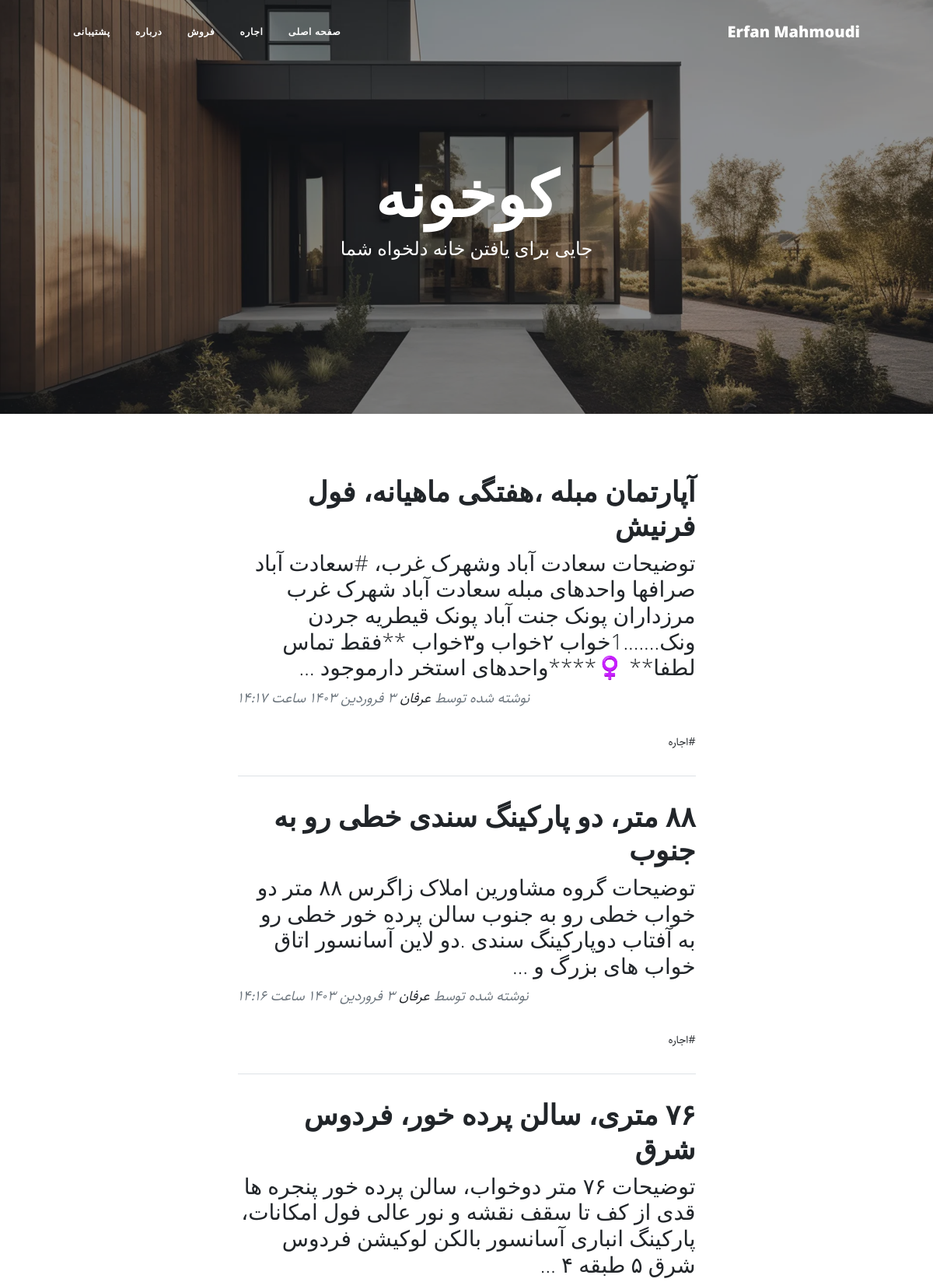
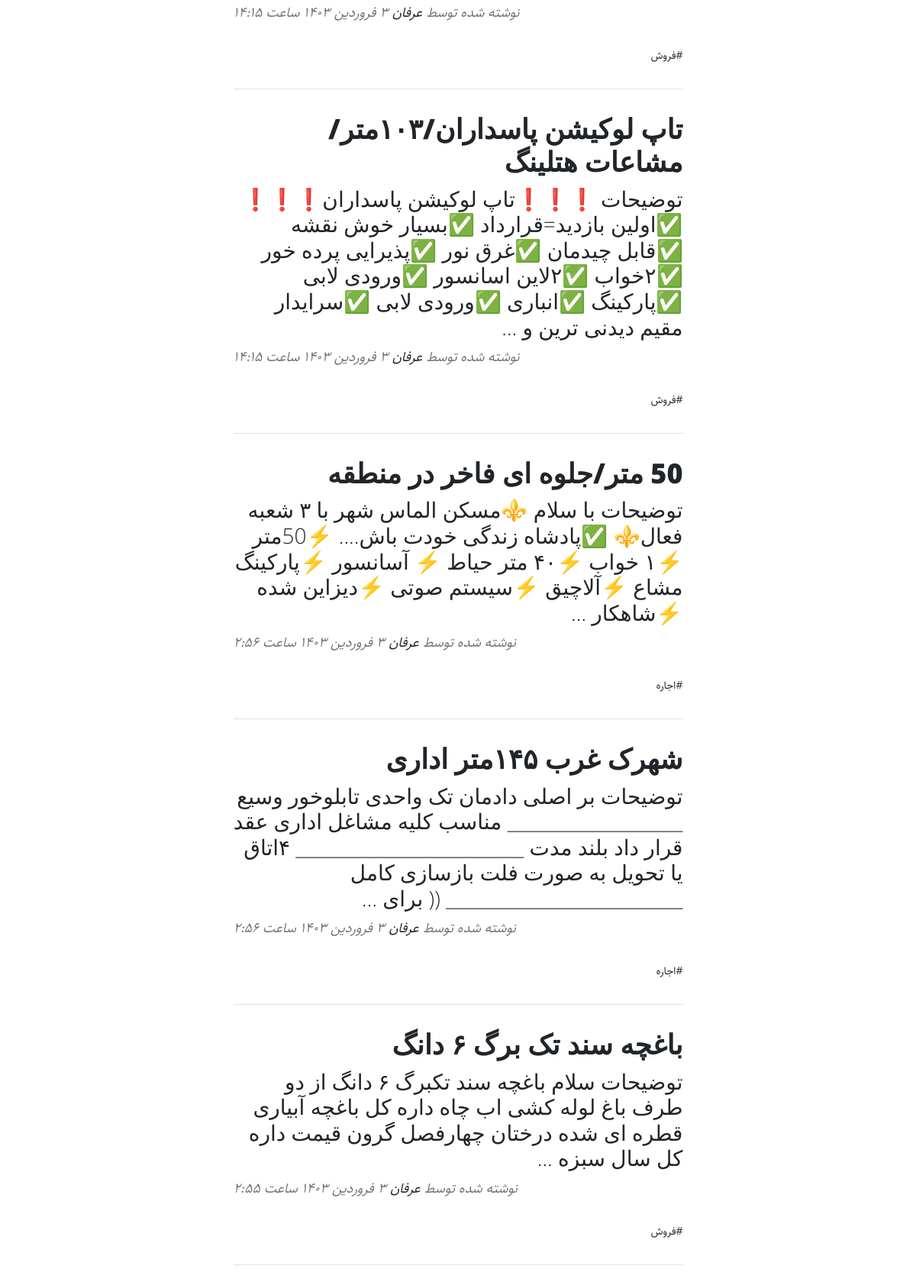
The page / (upper part) on the database its author committed (2 pictures, top to bottom).
### blog/models.py (models this page shows, shortened)
class category(models.Model):
    title = models.CharField(max_length= 200, verbose_name = "عنوان دسته‌بندی")
    slug = models.SlugField (max_length = 100, unique=True, verbose_name = "آدرس دسته‌بندی")
    status = models.BooleanField(default = True, verbose_name = "آیا نمایش داده شود؟")
    position = models.IntegerField(verbose_name = "پوزیشن")
    class Meta(object):
        verbose_name = "دسته‌بندی"
        verbose_name_plural = "دسته‌بندی ها"
        ordering = ['position']

class Article(models.Model):
    STATUS_CHOICES = (
    ('d', 'پیش نویس'),
    ('p', 'منتشر شده'),
    )
    title = models.CharField(max_length= 200, verbose_name = "عنوان مقاله")
    slug = models.SlugField (max_length = 100, unique=True, verbose_name = "آدرس مقاله")
    category = models.ManyToManyField(category, verbose_name = "دسته‌بندی", related_name = "articles")
    description = models.TextField (verbose_name = "محتوا")
    thumbnail = models.ImageField (upload_to="images", verbose_name = " تصویر")
    publish = models.DateTimeField (default = timezone.now, verbose_name = "زمان انتشار")
    created = models.DateTimeField (auto_now_add = True, verbose_name = "زمان ساخت")
    updated = models.DateTimeField (auto_now = True)
    status = models.CharField (max_length = 1, choices = STATUS_CHOICES, verbose_name = "وضعیت")
    class Meta(object):
        verbose_name = "مقاله"
        verbose_name_plural = "مقاله ها"
    def jpublish(self):
        return jalali_convertor(self.publish)
    jpublish.short_description = "زمان انتشار"
    def category_published(self):
        return self.category.filter(status = True)
    objects = ArticleManager()

### blog/views.py (the view)
# urls.py: 2. Add a URL to urlpatterns:  path('', views.home, name='home')
def home (request):
    context = {
        "articles" : Article.objects.filter(status="p").order_by('-publish'),
    }
    return render (request, "blog/home.html", context)

### blog/templatetags/base_tags.py (called while the page is built)
@register.simple_tag
def name():
    return "Erfan Mahmoudi"

@register.inclusion_tag("blog/partials/category_navbar.html")
def category_navbar():
    return {
            "category" : category.objects.filter(status=True)
    }

### extentions/jalali.py (called while the page is built)
    def persian_tuple(self):
        return self.persian_year, self.persian_month, self.persian_day

### extentions/utils.py (called while the page is built)
def persian_numbers_convertor(mystr):
    numbers = {
    "0" : "۰",
    "1" : "۱",
    "2" : "۲",
    "3" : "۳",
    "4" : "۴",
    "5" : "۵",
    "6" : "۶",
    "7" : "۷",
    "8" : "۸",
    "9" : "۹",
    }
    for e,p in numbers.items():
        mystr = mystr.replace(e, p)
    return mystr

def jalali_convertor(time):
    time = timezone.localtime(time)
    jmonths = ["فروردین","اردیبهشت","خرداد","تیر","مرداد","شهریور","مهر","آبان","آذر","دی","بهمن","اسفند"]
    time_to_str = "{},{},{}".format(time.year, time.month, time.day)
    time_to_tuple = jalali.Gregorian(time_to_str).persian_tuple()
    time_to_list = list (time_to_tuple)
    for index, month in enumerate(jmonths):
        if time_to_list[1] == index + 1:
            time_to_list[1] = month
            break
    output = "{} {} {} ساعت {}:{}".format(
    time_to_list[2],
    time_to_list[1],
    time_to_list[0],
    time.hour,
    time.minute,
    )
    return persian_numbers_convertor(output)

### blog/templates/blog/home.html (shortened to what this page needs)
{%extends 'blog/base.html'%}
{% load static %}
{% block main %}
<header class="masthead" style="background-image: url('{% static "blog/assets/img/Jewkes-Design_Black-Modern-House.jpg" %}')">
    <div class="container position-relative px-4 px-lg-5">
        <div class="row gx-4 gx-lg-5 justify-content-center">
            <div class="col-md-10 col-lg-8 col-xl-7">
                <div class="site-heading">
                    <h1>کوخونه</h1>
                    <span class="subheading">جایی برای یافتن خانه دلخواه شما</span>
                </div>
            </div>
        </div>
    </div>
</header>
<div class="container px-4 px-lg-5">
    <div class="row gx-4 gx-lg-5 justify-content-center">
        <div class="col-md-10 col-lg-8 col-xl-7">
            {% for article in articles %}
            <div class="post-preview">
                <a href="{% url 'blog:detail' article.slug %}">
                    <h2 class="post-title">{{article.title}}</h2>
                    <h3 class="post-subtitle">{{article.description|truncatewords:30}}</h3>
                </a>
                <p class="post-meta">
                    نوشته شده توسط
                    <a href="#!">عرفان</a>
                    {{article.jpublish}}
                    <div class="">
                      {% for cat in article.category_published.all %}
                      <a href="{% url 'blog:category' cat.slug %}">#{{cat.title}}</a>
                      {% endfor %}
                    </div>
                </p>
            </div>
            <hr class="my-4" />
            {% endfor %}
        </div>
    </div>
</div>
{% endblock %}

### blog/templates/blog/partials/category_navbar.html
<div class="collapse navbar-collapse" id="navbarResponsive">
    <ul class="navbar-nav ms-auto py-4 py-lg-0">
        <li class="nav-item"><a class="nav-link px-lg-3 py-3 py-lg-4" href="{% url 'blog:home' %}">صفحه اصلی</a></li>
        {% for cat in category %}
        <li class="nav-item"><a class="nav-link px-lg-3 py-3 py-lg-4" href="{% url 'blog:category' cat.slug %}">{{cat.title}}</a></li>
        {% endfor %}
        <li class="nav-item"><a class="nav-link px-lg-3 py-3 py-lg-4" href="{% url 'blog:about' %}">درباره</a></li>
        <li class="nav-item"><a class="nav-link px-lg-3 py-3 py-lg-4" href="{% url 'blog:contact' %}">پشتیبانی</a></li>
    </ul>
</div>

### blog/static/blog/css/rtl.css (style rules this page uses)
body { font-family: "Sahel"; direction: rtl; text-align: right; font-size: 14px; }
.navbar-nav { margin-left: initial !important; margin-right: auto; }
.post-meta { text-align: left; }

### rows shown on the page
category: title "اجاره"
category: title "فروش"
Article: title "آپارتمان مبله ،هفتگی ماهیانه، فول فرنیش", description "توضیحات سعادت آباد وشهرک غرب، #سعادت آباد صرافها واحدهای مبله سعادت آباد شهرک غرب مرزداران پونک جنت آباد پونک قیطریه جردن ونک.......1خواب ۲خواب و۳خواب **فقط تماس لطفا** ‍♀️****واحدهای استخر دارموجود …", jpublish "۳ فروردین ۱۴۰۳ ساعت ۱۴:۱۷"
Article: title "۸۸ متر، دو پارکینگ سندی خطی رو به جنوب", description "توضیحات گروه مشاورین املاک زاگرس ۸۸ متر دو خواب خطی رو به جنوب سالن پرده خور خطی رو به آفتاب دوپارکینگ سندی .دو لاین آسانسور اتاق خواب های بزرگ و …", jpublish "۳ فروردین ۱۴۰۳ ساعت ۱۴:۱۶"
Article: title "۷۶ متری، سالن پرده خور، فردوس شرق", description "توضیحات ۷۶ متر دوخواب، سالن پرده خور پنجره ها قدی از کف تا سقف نقشه و نور عالی فول امکانات، پارکینگ انباری آسانسور بالکن لوکیشن فردوس شرق ۵ طبقه ۴ …", jpublish "۳ فروردین ۱۴۰۳ ساعت ۱۴:۱۵"
Article: title "تاپ لوکیشن پاسداران/۱۰۳متر/مشاعات هتلینگ", description "توضیحات ❗️❗️❗️تاپ لوکیشن پاسداران❗️❗️❗️ ✅اولین بازدید=قرارداد ✅بسیار خوش نقشه ✅قابل چیدمان ✅غرق نور ✅پذیرایی پرده خور ✅۲خواب ✅۲لاین اسانسور ✅ورودی لابی ✅پارکینگ ✅انباری ✅ورودی لابی ✅سرایدار مقیم دیدنی ترین و …", jpublish "۳ فروردین ۱۴۰۳ ساعت ۱۴:۱۵"
Article: title "50 متر/جلوه ای فاخر در منطقه", description "توضیحات با سلام ⚜️مسکن الماس شهر با ۳ شعبه فعال⚜️ ✅پادشاه زندگی خودت باش.... ⚡️50متر ⚡️۱ خواب ⚡️۴۰ متر حیاط ⚡️ آسانسور ⚡️پارکینگ مشاع ⚡️آلاچیق ⚡️سیستم صوتی ⚡️دیزاین شده ⚡️شاهکار …", jpublish "۳ فروردین ۱۴۰۳ ساعت ۲:۵۶"
Article: title "شهرک غرب ۱۴۵متر اداری", description "توضیحات بر اصلی دادمان تک واحدی تابلوخور وسیع ____________________ مناسب کلیه مشاغل اداری عقد قرار داد بلند مدت __________________________ ۴اتاق یا تحویل به صورت فلت بازسازی کامل ___________________________ (( برای …", jpublish "۳ فروردین ۱۴۰۳ ساعت ۲:۵۶"
Article: title "باغچه سند تک برگ ۶ دانگ", description "توضیحات سلام باغچه سند تکبرگ ۶ دانگ از دو طرف باغ لوله کشی اب چاه داره کل باغچه آبیاری قطره ای شده درختان چهارفصل گرون قیمت داره کل سال سبزه …", jpublish "۳ فروردین ۱۴۰۳ ساعت ۲:۵۵"
